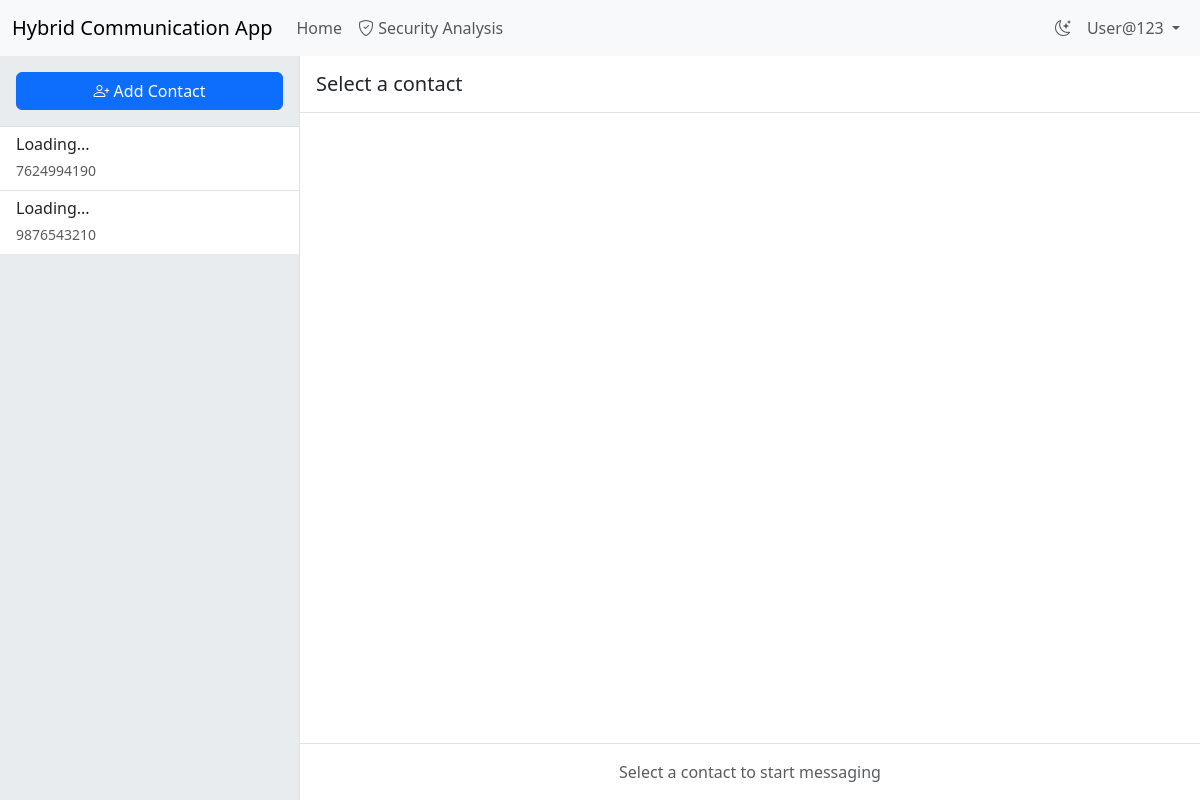
The page /index (signed in) on the database as committed earlier.
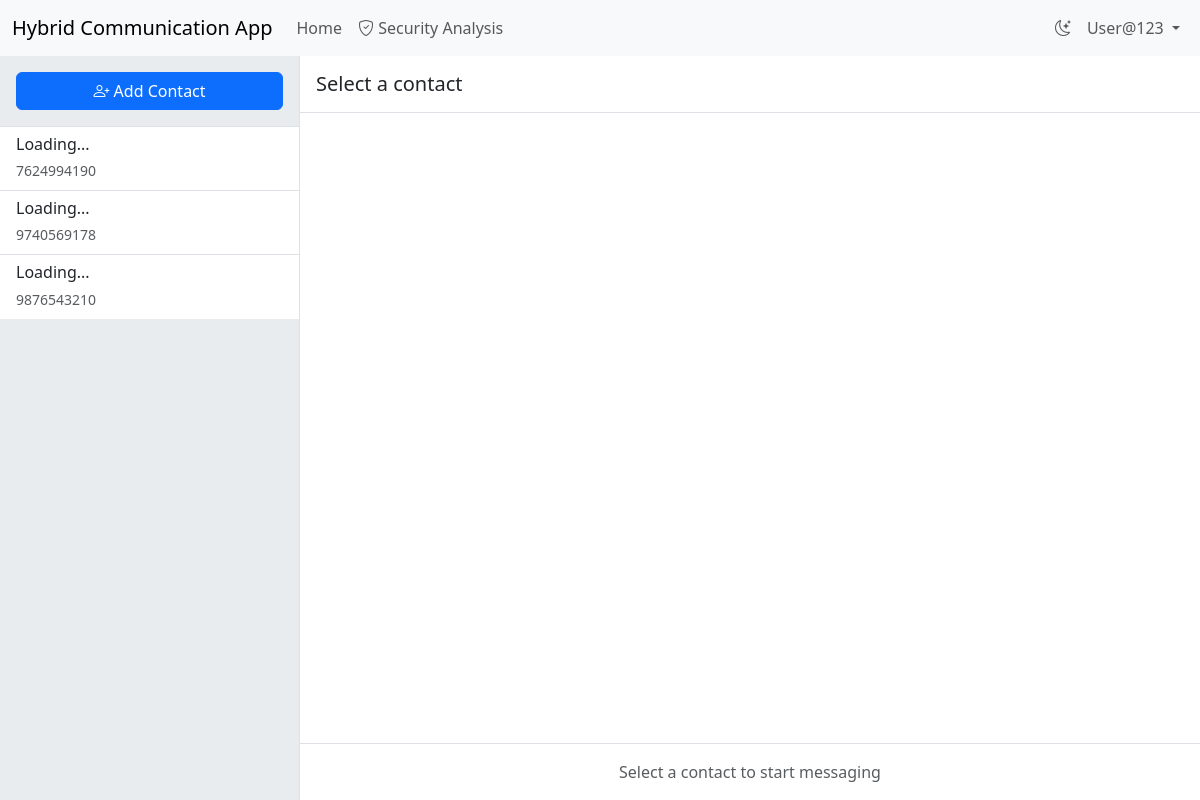
The same page on the database as committed later.
### app/models.py (models this page shows, shortened)
class User(UserMixin, db.Model):
    id = db.Column(db.Integer, primary_key=True)
    phone_number = db.Column(db.String(20), unique=True, nullable=False)
    display_name = db.Column(db.String(64), nullable=False)
    password_hash = db.Column(db.String(128))
    last_seen = db.Column(db.DateTime, default=datetime.utcnow)
    contacts = db.relationship('Contact', foreign_keys='Contact.user_id', backref='user', lazy='dynamic')
    sent_messages = db.relationship('Message', foreign_keys='Message.sender_id', backref='sender', lazy='dynamic')
    received_messages = db.relationship('Message', foreign_keys='Message.receiver_id', backref='receiver', lazy='dynamic')

class Contact(db.Model):
    id = db.Column(db.Integer, primary_key=True)
    user_id = db.Column(db.Integer, db.ForeignKey('user.id'), nullable=False)
    contact_phone = db.Column(db.String(20), nullable=False)
    added_on = db.Column(db.DateTime, default=datetime.utcnow)
    __table_args__ = (db.UniqueConstraint('user_id', 'contact_phone', name='unique_contact'),)

### app/main/routes.py (the view)
@bp.route('/')
@bp.route('/index')
@login_required
def index():
    contacts = Contact.query.filter_by(user_id=current_user.id).all()
    return render_template('main/index.html', title='Home', contacts=contacts)

### app/models.py (called while the page is built)
@login_manager.user_loader
def load_user(id):
    return User.query.get(int(id))

### app/templates/main/index.html (shortened to what this page needs)
{% extends "base.html" %}
{% block content %}
<div class="chat-container">
    <div class="contacts-sidebar">
        <div class="p-3 border-bottom">
            <button type="button" class="btn btn-primary w-100" data-bs-toggle="modal" data-bs-target="#addContactModal">
                <i class="bi bi-person-plus"></i> Add Contact
            </button>
        </div>
        <div class="list-group list-group-flush" id="contacts-list">
            {% for contact in contacts %}
            <a href="#" class="list-group-item list-group-item-action contact-item" data-phone="{{ contact.contact_phone }}">
                <div class="d-flex justify-content-between align-items-center">
                    <div>
                        <h6 class="mb-1 contact-name">Loading...</h6>
                        <small class="text-body-secondary contact-phone">{{ contact.contact_phone }}</small>
                    </div>
                </div>
            </a>
            {% endfor %}
        </div>
    </div>
    <div class="chat-main" id="chat-main">
        <div class="p-3 border-bottom d-flex justify-content-between align-items-center">
            <div>
                <h5 class="mb-0" id="current-chat-name">Select a contact</h5>
            </div>
        </div>
        <div class="chat-messages" id="chat-messages"></div>
        <div class="chat-input">
            <div id="offline-message" class="text-center text-body-secondary">
                Select a contact to start messaging
            </div>
        </div>
    </div>
</div>
{% endblock %}

### app/templates/base.html (shortened to what this page needs)
<!DOCTYPE html>
<html lang="en" data-bs-theme="light">
<head>
    <link href="https://cdn.jsdelivr.net/npm/bootstrap@5.3.0/dist/css/bootstrap.min.css" rel="stylesheet">
    <link href="https://cdn.jsdelivr.net/npm/bootstrap-icons@1.7.2/font/bootstrap-icons.css" rel="stylesheet">
</head>
<body>
    <nav class="navbar navbar-expand-lg bg-body-tertiary">
        <div class="container-fluid">
            <a class="navbar-brand" href="{{ url_for('main.index') }}">Hybrid Communication App</a>
            <div class="collapse navbar-collapse" id="navbarNav">
                <ul class="navbar-nav me-auto">
                    {% if current_user.is_authenticated %}
                    <li class="nav-item">
                        <a class="nav-link" href="{{ url_for('main.index') }}">Home</a>
                    </li>
                    <li class="nav-item">
                        <a class="nav-link" href="{{ url_for('main.security_analysis') }}">
                            <i class="bi bi-shield-check"></i> Security Analysis
                        </a>
                    </li>
                    {% endif %}
                </ul>
                <ul class="navbar-nav">
                    {% if current_user.is_authenticated %}
                    <li class="nav-item">
                        <button class="btn btn-link nav-link" id="theme-toggle">
                            <i class="bi bi-moon-stars"></i>
                        </button>
                    </li>
                    <li class="nav-item dropdown">
                        <a class="nav-link dropdown-toggle" href="#" role="button" data-bs-toggle="dropdown">
                            {{ current_user.display_name }}
                        </a>
                    </li>
                    {% endif %}
                </ul>
            </div>
        </div>
    </nav>
    {% block content %}{% endblock %}
</body>
</html>

### app/templates/base.html (style rules this page uses)
body { min-height: 100vh; display: flex; flex-direction: column; }
.chat-container { flex: 1; display: flex; height: calc(100vh - 56px); }
.contacts-sidebar { width: 300px; border-right: 1px solid var(--bs-border-color); background-color: var(--bs-secondary-bg); overflow-y: auto; }
.chat-main { flex: 1; display: flex; flex-direction: column; }
.chat-messages { flex: 1; overflow-y: auto; padding: 1rem; }
.chat-input { padding: 1rem; border-top: 1px solid var(--bs-border-color); }

Rows that differ between the two databases and show on the page:
added Contact: contact_phone "9740569178"
